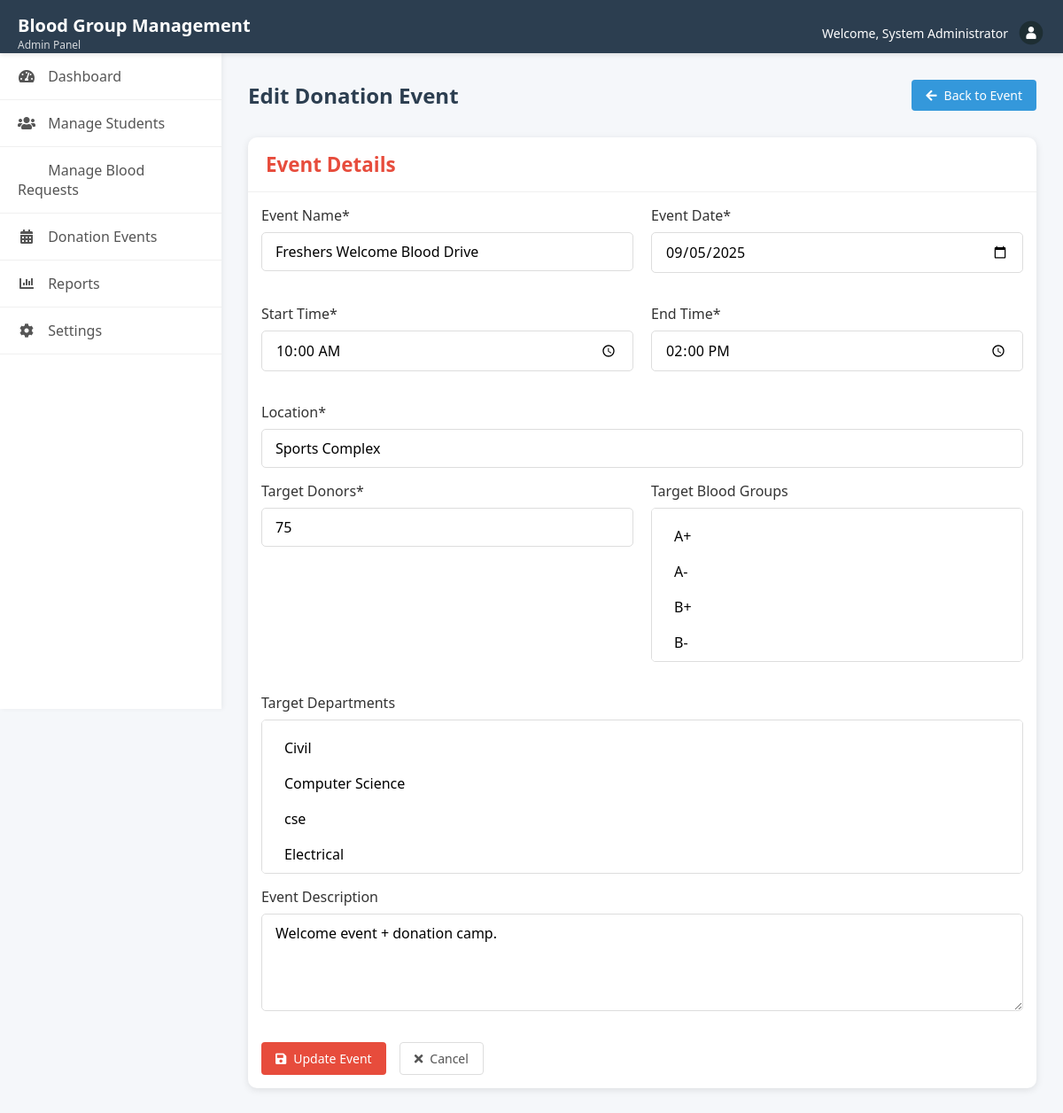
The app's page /admin/edit_event.php?id=2 (signed in) with its own data.
### tables this page shows
CREATE TABLE `donation_events` (
  `id` int(11) NOT NULL,
  `event_name` varchar(100) NOT NULL,
  `event_date` date NOT NULL,
  `start_time` time NOT NULL,
  `end_time` time NOT NULL,
  `location` varchar(255) NOT NULL,
  `target_donors` int(11) NOT NULL,
  `target_blood_groups` varchar(100) DEFAULT NULL,
  `target_departments` varchar(255) DEFAULT NULL,
  `description` text DEFAULT NULL,
  `created_at` timestamp NOT NULL DEFAULT current_timestamp(),
  `updated_at` timestamp NOT NULL DEFAULT current_timestamp() ON UPDATE current_timestamp()
);

### admin/edit_event.php (the view, shortened to what this page needs)
<?php
require_once '../includes/config.php';
$event_id = $_GET['id'];
$stmt = $pdo->prepare("SELECT * FROM donation_events WHERE id = ?");
$stmt->execute([$event_id]);
$event = $stmt->fetch(PDO::FETCH_ASSOC);
$target_blood_groups = json_decode($event['target_blood_groups'], true) ?: [];
$target_departments = json_decode($event['target_departments'], true) ?: [];
$departments = $pdo->query("SELECT DISTINCT department FROM students ORDER BY department")->fetchAll(PDO::FETCH_COLUMN);
?>
<!DOCTYPE html>
<html lang="en">
<head>
    <link rel="stylesheet" href="../assets/css/admin.css">
    <link rel="stylesheet" href="https://cdnjs.cloudflare.com/ajax/libs/font-awesome/6.0.0-beta3/css/all.min.css">
    <link rel="stylesheet" href="https://cdn.jsdelivr.net/npm/flatpickr/dist/flatpickr.min.css">
</head>
<body>
    <?php include '../includes/admin_header.php'; ?>
    <div class="admin-container">
        <?php include '../includes/admin_sidebar.php'; ?>
        <main class="admin-content">
            <div class="content-header">
                <h1>Edit Donation Event</h1>
                <a href="view_event.php?id=<?php echo $event['id']; ?>" class="btn btn-secondary">
                    <i class="fas fa-arrow-left"></i> Back to Event
                </a>
            </div>
            <div class="card">
                <div class="card-header">
                    <h2>Event Details</h2>
                </div>
                <div class="card-body">
                    <form action="process_event_actions.php" method="post" id="eventForm">
                        <div class="form-row">
                            <div class="form-group">
                                <label for="event_name">Event Name*</label>
                                <input type="text" id="event_name" name="event_name" value="<?php echo htmlspecialchars($event['event_name']); ?>" required>
                            </div>
                            <div class="form-group">
                                <label for="event_date">Event Date*</label>
                                <input type="date" id="event_date" name="event_date" class="datepicker"
                                       value="<?php echo htmlspecialchars($event['event_date']); ?>" required>
                            </div>
                        </div>
                        <div class="form-row">
                            <div class="form-group">
                                <label for="start_time">Start Time*</label>
                                <input type="time" id="start_time" name="start_time"
                                       value="<?php echo htmlspecialchars($event['start_time']); ?>" required>
                            </div>
                            <div class="form-group">
                                <label for="end_time">End Time*</label>
                                <input type="time" id="end_time" name="end_time"
                                       value="<?php echo htmlspecialchars($event['end_time']); ?>" required>
                            </div>
                        </div>
                        <div class="form-group">
                            <label for="location">Location*</label>
                            <input type="text" id="location" name="location"
                                   value="<?php echo htmlspecialchars($event['location']); ?>" required>
                        </div>
                        <div class="form-row">
                            <div class="form-group">
                                <label for="target_donors">Target Donors*</label>
                                <input type="number" id="target_donors" name="target_donors" min="1"
                                       value="<?php echo htmlspecialchars($event['target_donors']); ?>" required>
                            </div>
                            <div class="form-group">
                                <label for="target_blood_groups">Target Blood Groups</label>
                                <select id="target_blood_groups" name="target_blood_groups[]" multiple class="multiselect">
                                    <option value="A+" <?php echo in_array('A+', $target_blood_groups) ? 'selected' : ''; ?>>A+</option>
                                    <option value="A-" <?php echo in_array('A-', $target_blood_groups) ? 'selected' : ''; ?>>A-</option>
                                    <option value="B+" <?php echo in_array('B+', $target_blood_groups) ? 'selected' : ''; ?>>B+</option>
                                    <option value="B-" <?php echo in_array('B-', $target_blood_groups) ? 'selected' : ''; ?>>B-</option>
                                    <option value="AB+" <?php echo in_array('AB+', $target_blood_groups) ? 'selected' : ''; ?>>AB+</option>
                                </select>
                            </div>
                        </div>
                        <div class="form-group">
                            <label for="target_departments">Target Departments</label>
                            <select id="target_departments" name="target_departments[]" multiple class="multiselect">
                                <?php foreach($departments as $dept): ?>
                                    <option value="<?php echo htmlspecialchars($dept); ?>"
                                        <?php echo in_array($dept, $target_departments) ? 'selected' : ''; ?>>
                                    </option>
                                <?php endforeach; ?>
                            </select>
                        </div>
                        <div class="form-group">
                            <label for="description">Event Description</label>
                            <textarea id="description" name="description" rows="4"><?php echo htmlspecialchars($event['description']); ?></textarea>
                        </div>
                        <div class="form-actions">
                            <button type="submit" class="btn btn-primary">
                                <i class="fas fa-save"></i> Update Event
                            </button>
                            <a href="view_event.php?id=<?php echo $event['id']; ?>" class="btn btn-outline">
                                <i class="fas fa-times"></i> Cancel
                            </a>
                        </div>
                    </form>
                </div>
            </div>
        </main>
    </div>
</body>
</html>

### assets/css/admin.css (style rules this page uses)
:root { --primary-color: #e74c3c; --secondary-color: #3498db; --dark-color: #2c3e50; --light-color: #ecf0f1; --success-color: #2ecc71; --danger-color: #e74c3c; --warning-color: #f39c12; --info-color: #3498db; --sidebar-width: 250px; }
* { margin: 0; padding: 0; box-sizing: border-box; font-family: 'Segoe UI', Tahoma, Geneva, Verdana, sans-serif; }
body { background-color: #f5f7fa; color: #333; }
.admin-container { display: flex; min-height: calc(100vh - 60px); }
.admin-content { flex: 1; padding: 30px; background-color: #f5f7fa; }
.content-header { display: flex; justify-content: space-between; align-items: center; margin-bottom: 30px; }
.content-header h1 { color: var(--dark-color); font-size: 24px; }
.card { background: white; border-radius: 8px; box-shadow: 0 3px 10px rgba(0,0,0,0.05); margin-bottom: 30px; }
.card-header { padding: 20px; border-bottom: 1px solid #f0f0f0; display: flex; justify-content: space-between; align-items: center; }
.card-header h2 { font-size: 18px; color: var(--dark-color); }
.card-body { padding: 20px; }
.btn { display: inline-flex; align-items: center; justify-content: center; padding: 8px 16px; border-radius: 4px; font-size: 14px; font-weight: 500; cursor: pointer; transition: all 0.3s; border: none; text-decoration: none; gap: 8px; }
.btn-primary { background-color: var(--primary-color); color: white; }
.btn-secondary { background-color: var(--secondary-color); color: white; }
.btn-outline { background-color: transparent; border: 1px solid #ddd; color: #555; }
.form-row { display: grid; grid-template-columns: 1fr 1fr; gap: 20px; margin-bottom: 20px; }
.form-group { margin-bottom: 15px; }
.form-group label { display: block; margin-bottom: 8px; font-weight: 500; color: #333; }
.form-group input, .form-group select, .form-group textarea { width: 100%; padding: 10px 15px; border: 1px solid #ddd; border-radius: 5px; font-size: 16px; }
.form-actions { display: flex; gap: 15px; margin-top: 30px; }
.card { background: white; border-radius: 10px; box-shadow: 0 2px 8px rgba(0,0,0,0.1); overflow: hidden; margin-bottom: 20px; }
.card-header { color: white; padding: 15px 20px; }
.card-header h2 { margin: 0; font-size: 1.4rem; color: var(--primary-color) }
.card-body { padding: 15px; }

### admin/edit_event.php (style rules this page uses)
.multiselect { width: 100%; padding: 10px; border: 1px solid #ced4da; border-radius: 6px; background-color: #fff; font-size: 14px; font-family: inherit; min-height: 140px; box-sizing: border-box; outline: none; transition: border-color 0.2s ease, box-shadow 0.2s ease; cursor: pointer; appearance: none; overflow-y: auto; }
.multiselect option { padding: 8px 10px; margin: 2px 0; border-radius: 4px; transition: background 0.2s, color 0.2s; }

### records on screen
donation_events: event_name "Freshers Welcome Blood Drive", event_date "09/05/2025", start_time "10:00:00", end_time "14:00:00", location "Sports Complex", target_donors "75", description "Welcome event + donation camp."

### other values on screen
$_SESSION['admin_name'] "System Administrator"
